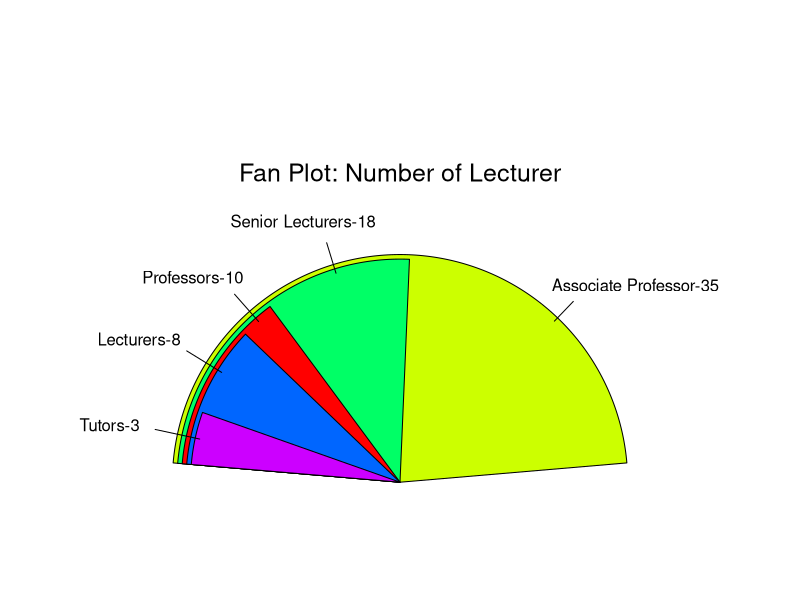

Write R code to recreate this figure.
install.packages("plotrix")
library(plotrix)
number <- c(10, 35, 18, 8, 3)
lecturer <- c("Professors", "Associate Professor",
               "Senior Lecturers", "Lecturers", "Tutors")

fan.plot(number, labels = paste(lecturer, number, sep = "-"), main = "Fan Plot: Number of Lecturer")
